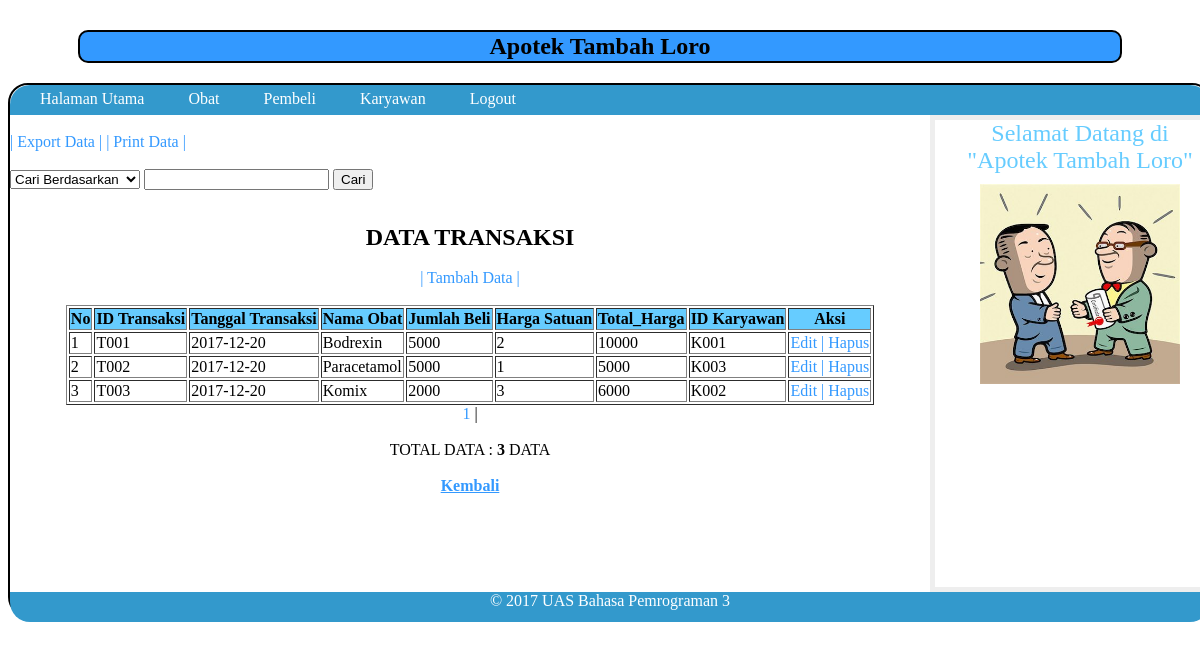
Page /admin/transaksi/tampil.php on the committed database.
### tables this page shows
CREATE TABLE IF NOT EXISTS `transaksi` (
  `id_transaksi` varchar(5) NOT NULL,
  `tgl_transaksi` date NOT NULL,
  `nama_obat` varchar(20) NOT NULL,
  `harga_satuan` int(11) NOT NULL,
  `jumlah_beli` varchar(5) NOT NULL,
  `total_harga` int(11) NOT NULL,
  `id_karyawan` varchar(5) NOT NULL
);

### admin/transaksi/tampil.php (the view, shortened to what this page needs)
<html>
<link rel="stylesheet" type="text/css" href="../../css.css">
<body>
<center>
<h2><b> Apotek Tambah Loro </b></h2>
</center>
<div class="wrapper">
		<nav>
		<ul>
	<li><a href="../../admin.php"> Halaman Utama </a></li>
    <li><a href="../obat/tampil.php"> Obat </a></li>
    <li><a href="../pembeli/tampil.php"> Pembeli</a></li>
    <li><a href="../karyawan/tampil.php"> Karyawan</a></li>
    <li><a href="../../logout.php"> Logout</a></li></aside>
   		</ul>
		</nav>
<section class="courses">
<article>
<br>
<a href='export.php'>| Export Data  | </a>
<a href='proses_print.php'>| Print Data | </a>
<br><br>
<form method="post" action="cari.php">
<select name="pilih"> <option value=""> Cari Berdasarkan </option>
                    </select>
<input type="text" name="pilihan">
<input type="submit" name="submit" value="Cari">
</form>
<center>
<br><b><font size="+2">DATA TRANSAKSI</font></b>
<br><br>
<a href='insert.php'>| Tambah Data |</a><br><br>
<table border="1">
<th> No </th>
<th> ID Transaksi </th>
<th> Tanggal Transaksi </th>
<th> Nama Obat </th>
<th> Jumlah Beli </th>
<th> Harga Satuan </th>
<th> Total_Harga </th>
<th> ID Karyawan </th>
<th> Aksi </th>
<?php
$batas=5;
$halaman=$_GET['halaman'];
if(empty($halaman)) {
	$posisi=0;
}
else {
$posisi=($halaman-1)*$batas;
}
$tampil="select * from transaksi order by id_transaksi limit $posisi,$batas";
$hasil=mysql_query($tampil);
$no=1+$posisi;
while($row=mysql_fetch_array($hasil)) {
echo"<tr><td>$no</td>";
echo"<td>$row[id_transaksi]</td>";
echo"<td>$row[tgl_transaksi]</td>";
echo"<td>$row[nama_obat]</td>";
echo"<td>$row[jumlah_beli]</td>";
echo"<td>$row[harga_satuan]</td>";
echo"<td>$row[total_harga]</td>";
echo"<td>$row[id_karyawan]</td>";
echo"<td> <a href='update.php?id=$row[id_transaksi]'> Edit |
		<a href='delete.php?id=$row[id_transaksi]' onclick='return confirm(\"Anda Yakin?\")'> Hapus </a></td>";
$no++;
}
echo "</table>";
?>
<?php
	$tampil2 = "SELECT * FROM transaksi";
	$query = mysql_query($tampil2);
	$jum = mysql_num_rows($query);
	$jmlhal = ceil($jum/$batas);
for ($i=1;$i<=$jmlhal;$i++)
	if ($i != $hal)
	{
		echo"<a href='$_SERVER[PHP_SELF]?halaman=$i'> $i </a> | ";
	}
	else
	{
		echo"<b> $i </b> | ";
	}
echo "<br><br> <font color='#000'>TOTAL DATA : <b> $jum </b> DATA </font><br><br>";
?>
<?php
	echo "<a href='../../admin.php'><b><u>Kembali</u></b></a>";
	?>
</center>
</article>
	</section>
    <aside>
    <section class="contact-details">
<h3><font size="+2"><center>Selamat Datang di "Apotek Tambah Loro"</center></font></h3>
	</section>
	<section class="popular-recipes">
<center><img src="../../gambar/transaksi.jpg" width="200" height="200"></center>
	</section>
	</aside>
<footer><center>
&copy; 2017 UAS Bahasa Pemrograman 3
</center></footer>
</div>

### css.css (style rules this page uses)
.wrapper { width: 1200px; height:530px; margin: 18px auto 18px auto; border: 2px solid #000000; background-color: #ffffff; border-bottom-left-radius:20px; border-bottom-right-radius:20px; border-top-left-radius:20px; border-top-right-radius:20px; }
nav { clear: both; color: #ffffff; background-color: #3399CC; height: 30px; border-top-left-radius:20px; border-top-right-radius:20px; }
nav ul { margin: 0px; padding: 5px 0px 5px 30px; }
nav li { display: inline; margin-right: 40px; }
nav li a { color: #ffffff; }
section.courses { float: left; width: 920px; }
article { clear: both; overflow: auto; width: 100%; }
aside { width: 250px; height: 457px; float: left; padding: 0px 0px 10px 20px; border: 5px solid #eeeeee; }
a { color: #3399FF; text-decoration: none; }
h1, h2, h3 { font-weight: normal; }
h2 { padding: 1px; color: #000; background-color:#39F; border-radius:1px; border:2px solid #000; margin-left:70px; margin-right:70px; border-bottom-left-radius:10px; border-bottom-right-radius:10px; border-top-left-radius:10px; border-top-right-radius:10px; margin-top: 30px; }
h3 { margin: 0px 0px 10px 0px; color: #66CCFF; }
footer { clear: both; color: #ffffff; background-color:#3399CC; height: 30px; border-bottom-left-radius:20px; border-bottom-right-radius:20px; }
th { background:#6CF; }

### rows in the picture
transaksi: id_transaksi "T001", tgl_transaksi "2017-12-20", nama_obat "Bodrexin", jumlah_beli "5000", harga_satuan "2", total_harga "10000", id_karyawan "K001"
transaksi: id_transaksi "T002", tgl_transaksi "2017-12-20", nama_obat "Paracetamol", jumlah_beli "5000", harga_satuan "1", total_harga "5000", id_karyawan "K003"
transaksi: id_transaksi "T003", tgl_transaksi "2017-12-20", nama_obat "Komix", jumlah_beli "2000", harga_satuan "3", total_harga "6000", id_karyawan "K002"

### other values in the picture
$jum "3"
